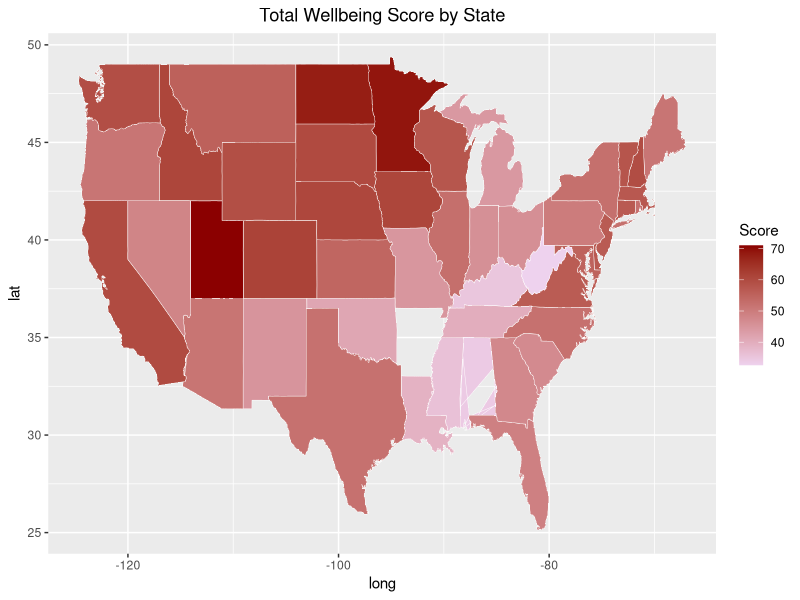

The R source for this figure:
library(maps)
library(ggplot2)
getwd()
setwd("C:/Users/sunnyzou/Desktop/wellbeing")
data = read.csv("./wellbeing2.csv")
states <- map_data("state")
colnames(data)[2]<-"region"
Total <- merge(states, data, by="region")
Total
colnames(Total)[8]<- "Score"
p <- ggplot() + geom_polygon(data=Total, 
                             aes(x=long, y=lat, group = group, fill=Score),
                             color="#ffffff",
                             size=0.15) +
  scale_fill_continuous(low='thistle2', high='darkred', guide='colorbar') +
  theme(plot.title=element_text(hjust=.5))+
  ggtitle("Total Wellbeing Score by State") 

p
